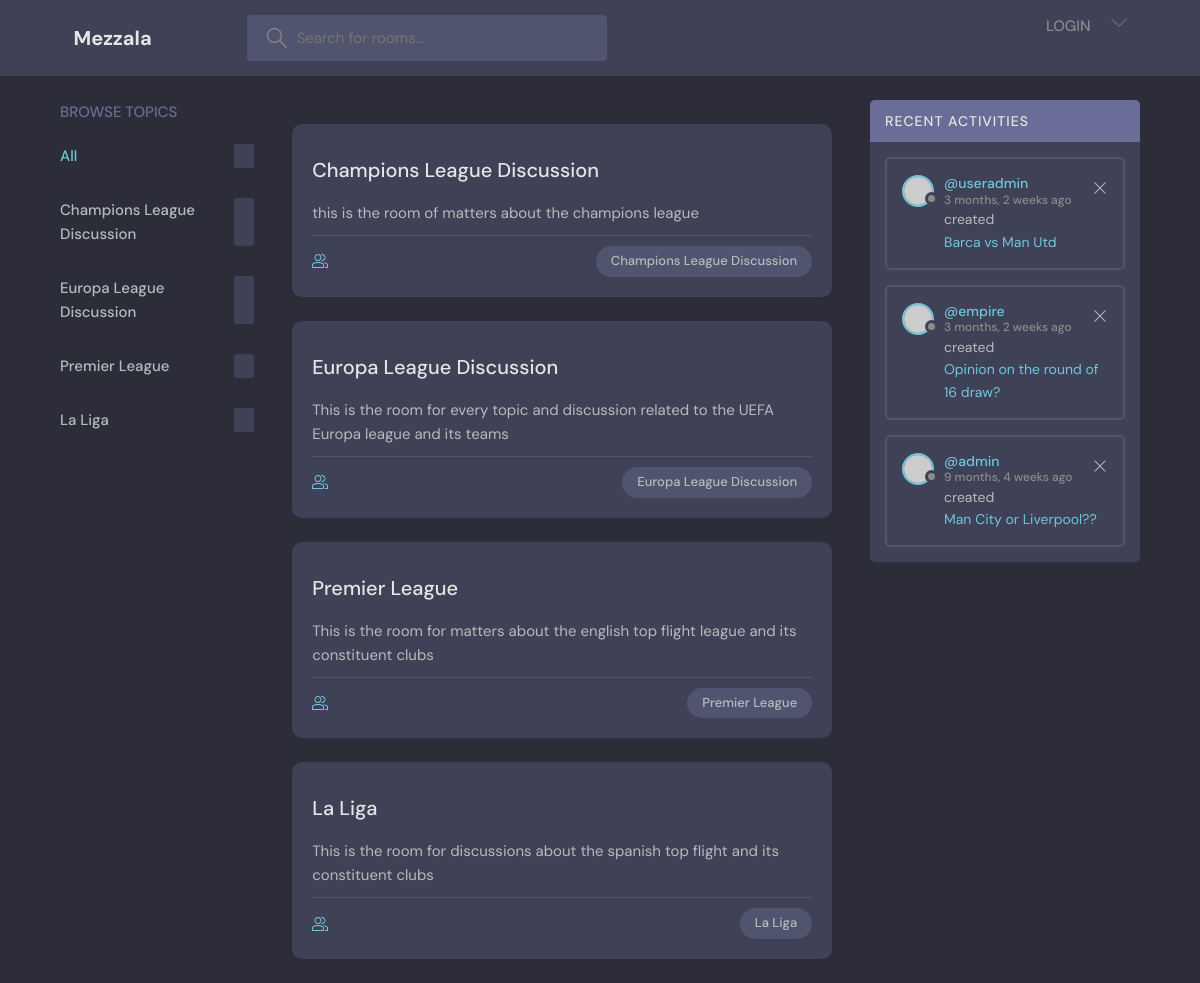
The page / on the database its author committed.
### footbuddyapp/models.py (models this page shows, shortened)
class Room(models.Model):
    name = models.CharField(max_length=200)
    mod = models.ForeignKey(User,null=True, on_delete=models.SET_NULL)
    updated = models.DateTimeField(auto_now=True)
    created = models.DateTimeField(auto_now_add=True)
    description = models.TextField()

class Topic(models.Model):
    creator = models.ForeignKey(User, on_delete=models.CASCADE)
    room =  models.ForeignKey(Room, on_delete=models.CASCADE)
    title = models.TextField()
    body = models.TextField()
    updated = models.DateTimeField(auto_now=True)
    created = models.DateTimeField(auto_now_add=True)
    class Meta:
        ordering = ['-updated', '-created']

### footbuddyapp/views.py (the view)
# urls.py: 2. Add a URL to urlpatterns:  path('', views.home, name='home')
def home(request):
    rooms = Room.objects.all()
    user = User.objects.all()
    message = Message.objects.all()
    topic = Topic.objects.all()
    if request.method == 'POST':
        searched = request.POST['searched']
        topics = Topic.objects.filter(title__contains = searched)
        return render(request, 'search_room.html', {'searched':searched, 'room':rooms, 'topic':topic, 'topics':topics})
    context = {'rooms':rooms, 'user':user, 'topic':topic, 'message':message}
    return render(request, 'index.html', context)

### templates/index.html (shortened to what this page needs)
{% load static %}
<!DOCTYPE html>
<html lang="en">
  <head>
    <link rel="stylesheet" href="{% static 'style.css' %}" />
  </head>
  <body>
    <header class="header header--loggedIn">
      <div class="container">
        <a href="/" class="header__logo">
          <h1>Mezzala</h1>
        </a>
        <form class="header__search" method="POST" action="{% url 'home' %}">
          <label>
            <input name="searched" placeholder="Search for rooms..." />
          </label>
        </form>
        <nav class="header__menu">
          <div class="header__user">
            {% if request.user.is_authenticated %}
            <a href="{% url 'user-profile' request.user.id %}">
              <div class="">
              </div>
              <p>{{request.user.username}}<span>@{{request.user.username}}</span></p>
            </a>
            {%else%}
            <a href="{% url 'login' %}">
              <p>LOGIN</p>
            </a>
            {% endif %}
            <button class="dropdown-button">
              <svg version="1.1" xmlns="http://www.w3.org/2000/svg" width="32" height="32" viewBox="0 0 32 32">
                <title>chevron-down</title>
                <path d="M16 21l-13-13h-3l16 16 16-16h-3l-13 13z"></path>
              </svg>
            </button>
          </div>
        </nav>
      </div>
    </header>
    <main class="layout layout--3">
      <div class="container">
        <div class="topics">
          <div class="topics__header">
            <h2>Browse Topics</h2>
          </div>
          <ul class="topics__list">
            <li>
              <a href="/" class="active">All <span></span></a>
            </li>
            {% for room in rooms %}
            <li>
              <a href="{% url 'room' room.id %}">{{room.name}}<span></span></a>
            </li>
            {% endfor %}
          </ul>
        </div>
        <div class="roomList">
          {% for room in rooms %}
          <div class="roomListRoom">
            <div class="roomListRoom__content">
              <a href="{% url 'room' room.id %}">{{room.name}}</a>
              <p>
                {{room.description}}
              </p>
            </div>
            <div class="roomListRoom__meta">
              <a href="{% url 'room' room.id %}" class="roomListRoom__joined">
              </a>
              <p class="roomListRoom__topic">{{room.name}}</p>
            </div>
          </div>
          {% endfor %}
        </div>
        <div class="activities">
          <div class="activities__header">
            <h2>Recent Activities</h2>
          </div>
          {% for topic in topic|slice:"10" %}
          <div class="activities__box">
            <div class="activities__boxHeader roomListRoom__header">
              <a href="{% url 'user-profile' topic.creator.id %}" class="roomListRoom__author">
                <div class="avatar avatar--small">
                  <img src="https://randomuser.me/api/portraits/women/11.jpg" />
                </div>
                <p>
                  @{{topic.creator}}
                  <span>{{topic.created|timesince}} ago</span>
                </p>
              </a>
              <div class="roomListRoom__actions">
                <a href="#">
                  <svg version="1.1" xmlns="http://www.w3.org/2000/svg" width="32" height="32" viewBox="0 0 32 32">
                    <title>remove</title>
                    <path
                      d="M27.314 6.019l-1.333-1.333-9.98 9.981-9.981-9.981-1.333 1.333 9.981 9.981-9.981 9.98 1.333 1.333 9.981-9.98 9.98 9.98 1.333-1.333-9.98-9.98 9.98-9.981z"
                    ></path>
                  </svg>
                </a>
              </div>
            </div>
            <div class="activities__boxContent">
              <p>created <a href="{% url 'topic' topic.id %}">{{topic.title}}</a></p>
            </div>
          </div>
          {% endfor %}
        </div>
      </div>
    </main>
  </body>
</html>

### rows shown on the page
Room: name "Champions League Discussion", description "this is the room of matters about the champions league"
Room: name "Europa League Discussion", description "This is the room for every topic and discussion related to the UEFA Europa league and its teams"
Room: name "Premier League", description "This is the room for matters about the english top flight league and its constituent clubs"
Room: name "La Liga", description "This is the room for discussions about the spanish top flight and its constituent clubs"
Topic: creator "useradmin", created "3 months, 2 weeks", title "Barca vs Man Utd"
Topic: creator "empire", created "3 months, 2 weeks", title "Opinion on the round of 16 draw?"
Topic: creator "admin", created "9 months, 4 weeks", title "Man City or Liverpool??"
